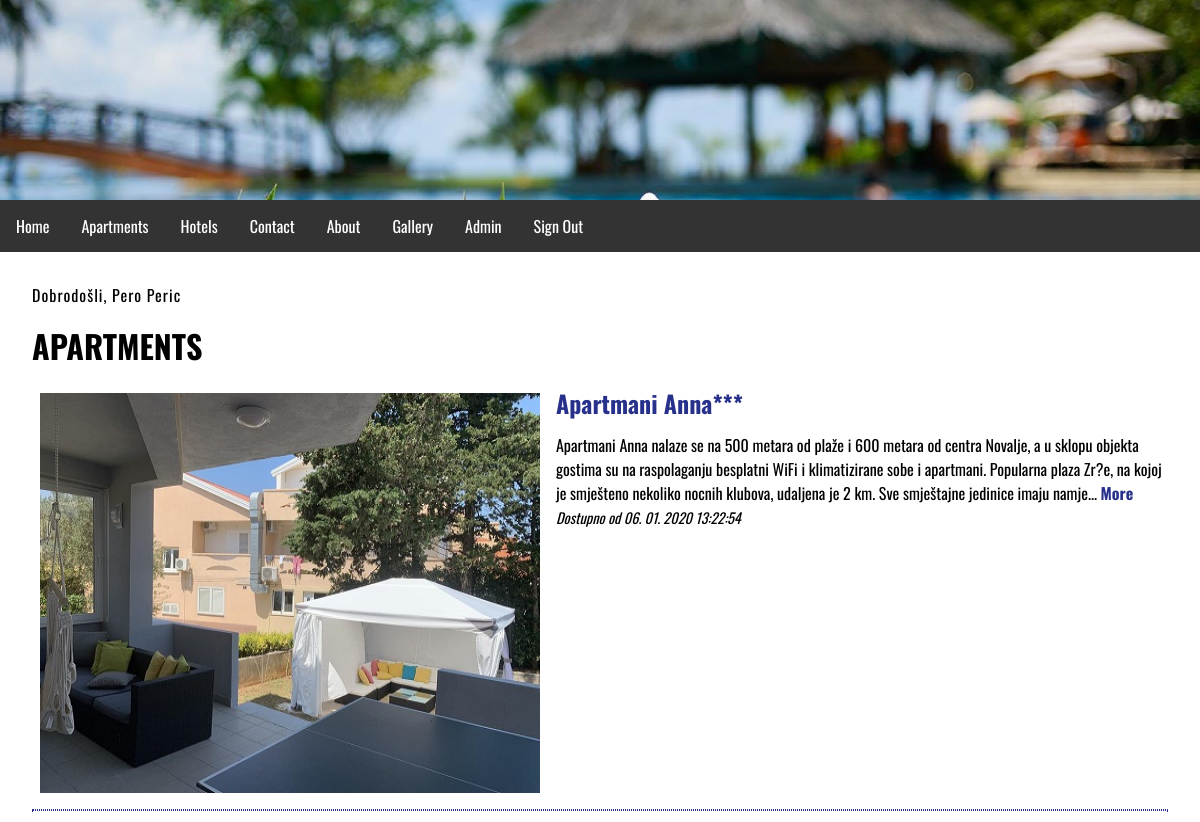
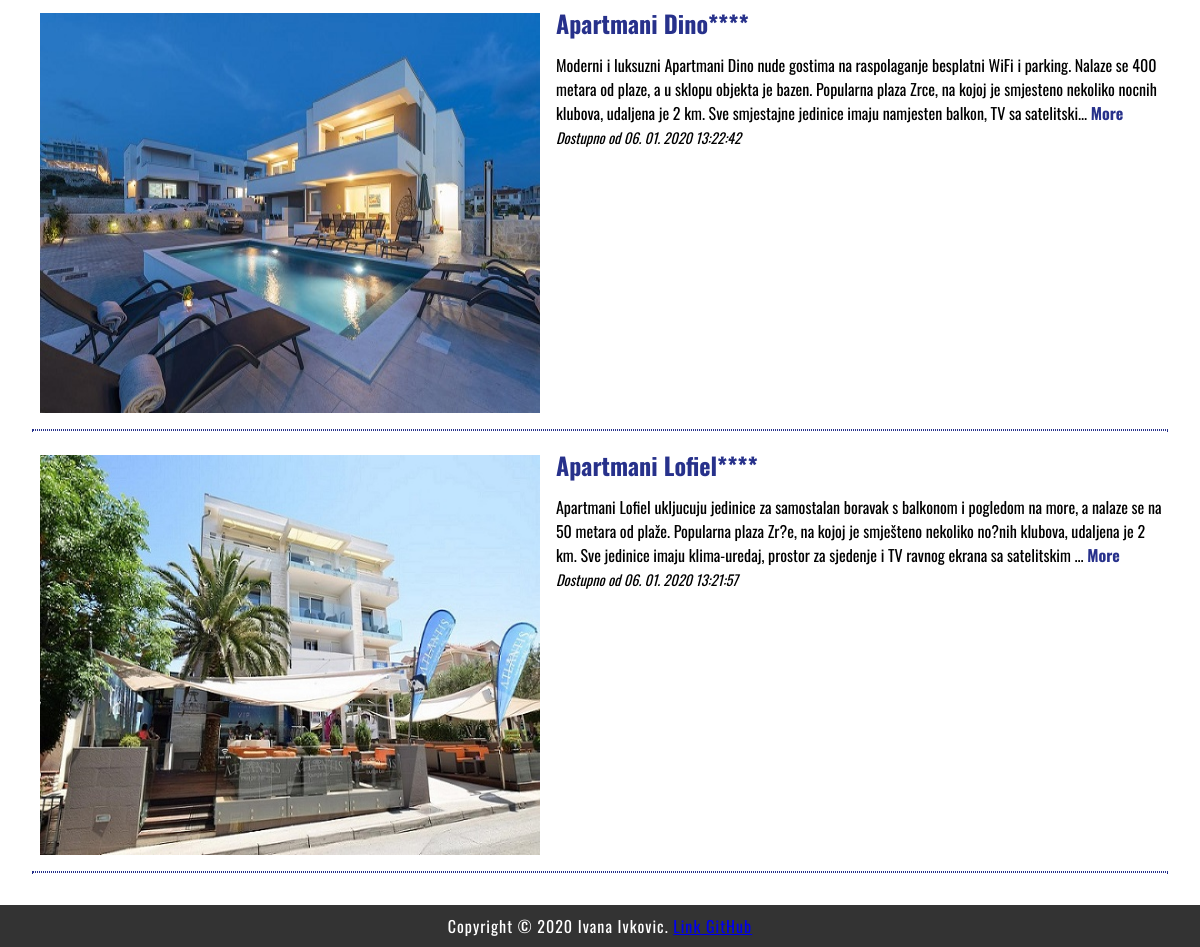
Page /index.php?menu=2 (signed in) on the committed database (2 pictures, top to bottom).
### tables this page shows
CREATE TABLE `apartments` (
  `id` int(11) NOT NULL,
  `title` varchar(255) NOT NULL,
  `description` text NOT NULL,
  `date` timestamp NOT NULL DEFAULT current_timestamp() ON UPDATE current_timestamp(),
  `picture` varchar(255) NOT NULL,
  `archive` enum('Y','N') NOT NULL
);

### functions.php (called while the page is built)
<?php
	function pickerDateToMysql($pickerDate){
		$date = DateTime::createFromFormat('Y-m-d H:i:s', $pickerDate);
		return $date->format('d. m. Y H:i:s');
	}
?>

### apartments.php (the view)
<?php
	if (isset($action) && $action != '') {
		$query  = "SELECT * FROM apartments";
		$query .= " WHERE id=" . $_GET['action'];
		$result = @mysqli_query($MySQL, $query);
		$row = @mysqli_fetch_array($result);
			print '
			<div class="apartments">
				<img src="apartments/' . $row['picture'] . '" alt="' . $row['title'] . '" title="' . $row['title'] . '" style="width:500px;height:400px;">
				<h2>' . $row['title'] . '</h2>
				<p>'  . $row['description'] . '</p>
				<time datetime="' . $row['date'] . '">' . pickerDateToMysql($row['date']) . '</time>
				<hr>
			</div>';
	}
	else {
		print '<h1>APARTMENTS</h1>';
		$query  = "SELECT * FROM apartments";
		$query .= " WHERE archive='N'";
		$query .= " ORDER BY date DESC";
		$result = @mysqli_query($MySQL, $query);
		while($row = @mysqli_fetch_array($result)) {
			print '
			<div class="apartments">
				<img src="apartments/' . $row['picture'] . '" alt="' . $row['title'] . '" title="' . $row['title'] . '"style="width:500px;height:400px;">
				<h2>' . $row['title'] . '</h2>';
				if(strlen($row['description']) > 300) {
					echo substr(strip_tags($row['description']), 0, 300).'... <a href="index.php?menu=' . $menu . '&amp;action=' . $row['id'] . '"><b>More</b></a>';
				} else {
					echo strip_tags($row['description']);
				}
				print '
				<time datetime="' . $row['date'] . '"> </br> Dostupno od ' . pickerDateToMysql($row['date']) . '</time>
				<hr>
			</div>';
		}
	}
?>

### style.css (style rules this page uses)
body, html { font-family: 'Oswald', sans-serif; margin: 0; font-size: 16px; }
h1,h2 { margin: 0.5em 0; font-size: 2em; }
h2 { font-size: 1.5em; color: #27318b; }
main a { color: #27318b; text-decoration: none; }
p { margin: 1em 0; line-height: 1.4em; letter-spacing: 1px; }
.apartments img { width: 35%; float: left; padding: 0.5em 0; margin: 0 1em 0.5em 0.5em; }
.apartments h2 { margin: 0.5em 0; font-size: 1.5em; color: #27318b; }
.apartments hr { margin: 1em 0; border: 1px dotted #27318b; clear: both; }
.apartments time { font-size: 90%; font-style: italic; }
img { width: 80%; }

### rows in the picture
apartments: picture (picture), title "Apartmani Anna***", description "Apartmani Anna nalaze se na 500 metara od plaže i 600 metara od centra Novalje, a u sklopu objekta gostima su na raspolaganju besplatni WiFi i klimatizirane sobe i apartmani. Popularna plaza Zr?e, na kojoj je smješteno nekoliko nocnih klubova, udaljena je 2 km. Sve smještajne jedinice imaju namje", date "06. 01. 2020 13:22:54"
apartments: picture (picture), title "Apartmani Dino****", description "Moderni i luksuzni Apartmani Dino nude gostima na raspolaganje besplatni WiFi i parking. Nalaze se 400 metara od plaze, a u sklopu objekta je bazen. Popularna plaza Zrce, na kojoj je smjesteno nekoliko nocnih klubova, udaljena je 2 km. Sve smjestajne jedinice imaju namjesten balkon, TV sa satelitski", date "06. 01. 2020 13:22:42"
apartments: picture (picture), title "Apartmani Lofiel****", description "Apartmani Lofiel ukljucuju jedinice za samostalan boravak s balkonom i pogledom na more, a nalaze se na 50 metara od plaže. Popularna plaza Zr?e, na kojoj je smješteno nekoliko no?nih klubova, udaljena je 2 km. Sve jedinice imaju klima-uredaj, prostor za sjedenje i TV ravnog ekrana sa satelitskim", date "06. 01. 2020 13:21:57"

### other values in the picture
$_SESSION['message'] "Dobrodošli, Pero Peric"
